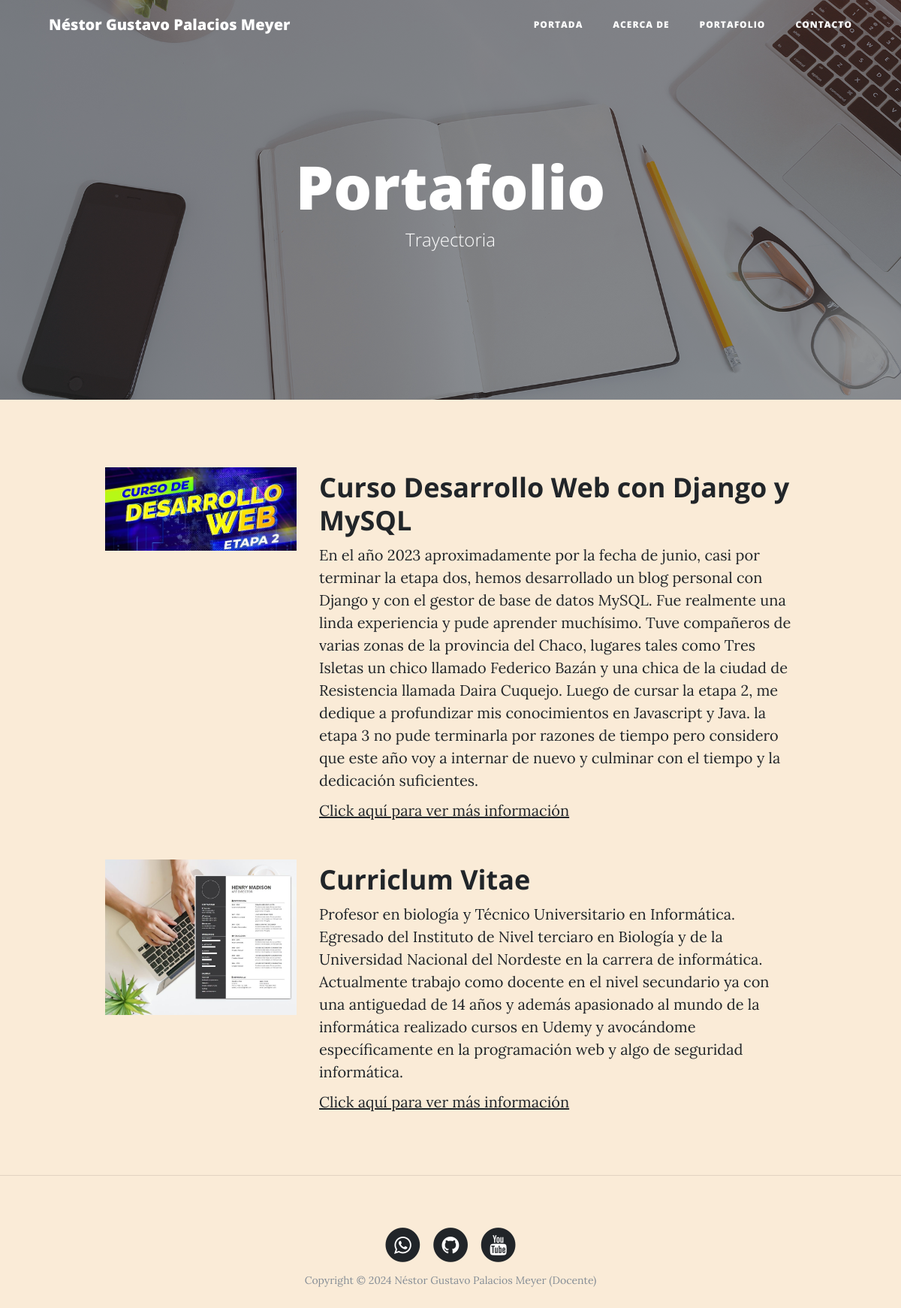
/portfolio/, run on an earlier commit of the app's database.
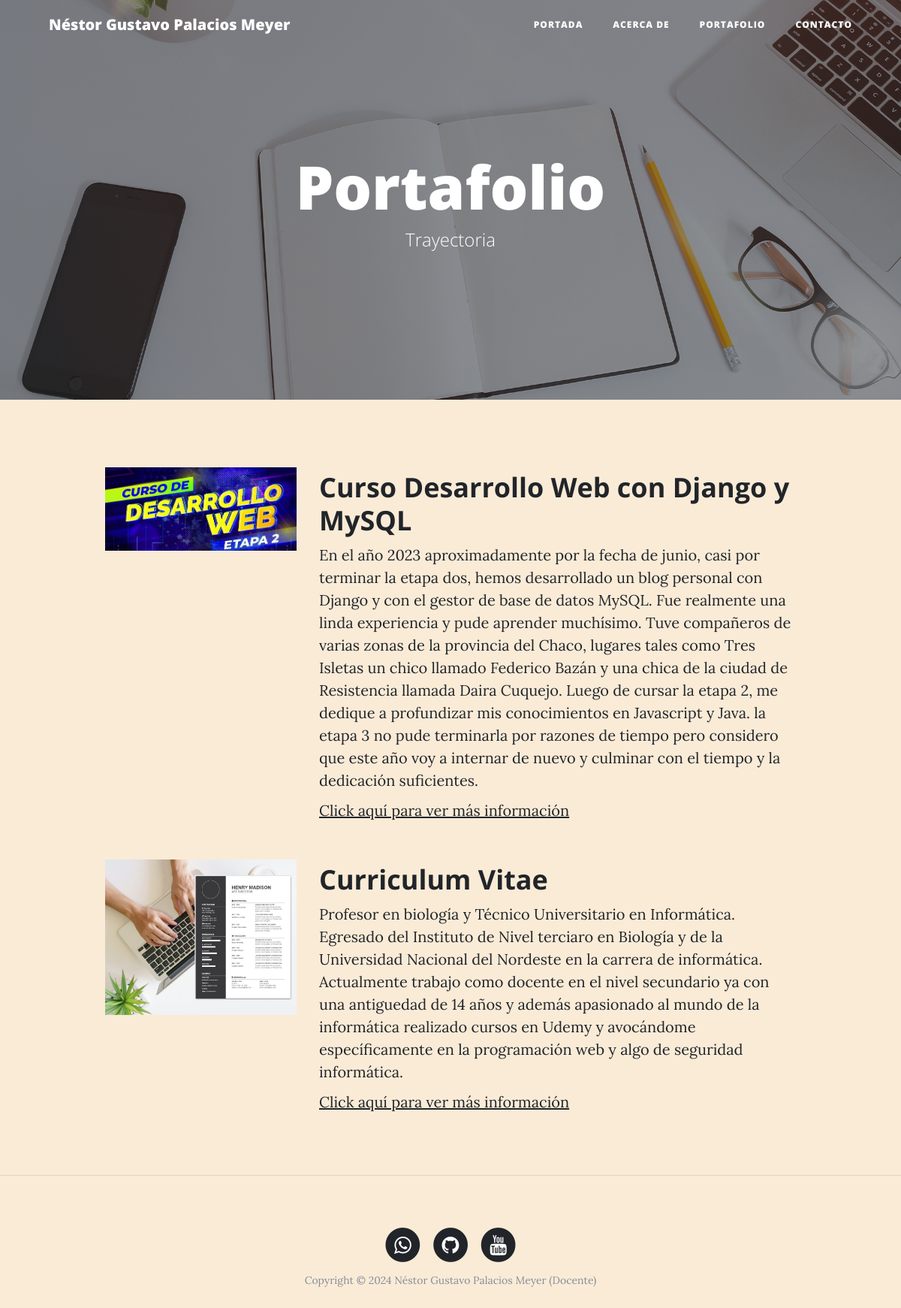
And on a later commit of the database.
### portfolio/models.py (models this page shows, shortened)
class Project(models.Model):
    title = models.CharField(max_length=200, verbose_name = 'Titulo')
    description = models.TextField(verbose_name = 'Descripción')
    image = models.ImageField(verbose_name = 'Imagen', upload_to ='projects')
    link = models.URLField(verbose_name = 'Dirección web', null = True, blank = True)
    created = models.DateTimeField(auto_now_add=True, verbose_name = 'Fecha de Creación')
    updated = models.DateTimeField(auto_now=True, verbose_name = 'Fecha de Edición')
    class Meta:
        verbose_name = "proyecto"
        verbose_name_plural = "proyectos"
        ordering = ["-created"]

### portfolio/views.py (the view)
# urls.py: path('portfolio/', portfolio_views.portfolio, name="portfolio"),
def portfolio(request):
    projects = Project.objects.all()
    return render(request, "portfolio/portfolio.html", {'projects':projects})

### portfolio/templates/portfolio/portfolio.html (shortened to what this page needs)
{% extends 'core/base.html' %}
{% block background %}{% load static %}{% static 'core/img/portfolio-bg.jpg' %}{% endblock %}
{% block headers %}
<h1>Portafolio</h1>
<span class="subheading">Trayectoria</span>
{% endblock %}
{% block content %}
    {% for project in projects %}
        <div class="row project">
            <div class="col-lg-3 col-md-4 offset-lg-1">
                <img class="img-fluid" src="{{project.image.url}}" alt="">
            </div>
            <div class="col-lg-7 col-md-8">
                <h2 class="section-heading title">{{project.title}}</h2>
                <p>{{project.description}}</p>
                {% if project.link %}
                    <p><a href="{{project.link}}">Click aquí para ver más información</a></p>
                {% endif %}
            </div>
        </div>
    {% endfor %}
{% endblock %}

### core/templates/core/base.html (shortened to what this page needs)
<!DOCTYPE html>
<html lang="es">
  <head>
    {% load static %}
    <link href="{% static 'core/vendor/bootstrap/css/bootstrap.min.css' %}" rel="stylesheet">
    <link href="{% static 'core/vendor/font-awesome/css/font-awesome.min.css' %}" rel="stylesheet" type="text/css">
    <link href="{% static 'core/css/clean-blog.min.css' %}" rel="stylesheet">
  </head>
  <body>
    <nav class="navbar navbar-expand-lg navbar-light fixed-top" id="mainNav">
      <div class="container">
        <a class="navbar-brand" href="{% url 'home' %}">Néstor Gustavo Palacios Meyer</a>
        <div class="collapse navbar-collapse" id="navbarResponsive">
          <ul class="navbar-nav ml-auto">
            <li class="nav-item">
              <a class="nav-link" href="{% url 'home' %}">Portada</a>
            </li>
            <li class="nav-item">
              <a class="nav-link" href="{% url 'about' %}">Acerca de</a>
            </li>
            <li class="nav-item">
              <a class="nav-link" href="{% url 'portfolio' %}">Portafolio</a>
            </li>
            <li class="nav-item">
              <a class="nav-link" href="{% url 'contacto' %}">Contacto</a>
            </li>
          </ul>
        </div>
      </div>
    </nav>
    <header class="masthead" style="background-image: url('{% block background %}{% endblock %}')">
      <div class="overlay"></div>
      <div class="container">
        <div class="row">
          <div class="col-lg-8 col-md-10 mx-auto">
            <div class="site-heading">
              {% block headers %}{% endblock %}
            </div>
          </div>
        </div>
      </div>
    </header>
    <div class="container">
      {% block content %}{% endblock %}
    </div>
    {% if request.path != "/" %}<hr>{% endif %}
    <footer>
      <div class="container">
        <div class="row">
          <div class="col-lg-8 col-md-10 mx-auto">
            <ul class="list-inline text-center">
              <li class="list-inline-item">
                <a href="https://wa.me/3731444814">
                  <span class="fa-stack fa-lg">
                    <i class="fa fa-circle fa-stack-2x"></i>
                    <i class="fa fa-whatsapp fa-stack-1x fa-inverse"></i>
                  </span>
                </a>
              </li>
              <li class="list-inline-item">
                <a href="https://github.com/gustavopalaciosTecno">
                  <span class="fa-stack fa-lg">
                    <i class="fa fa-circle fa-stack-2x"></i>
                    <i class="fa fa-github fa-stack-1x fa-inverse"></i>
                  </span>
                </a>
              </li>
              <li class="list-inline-item">
                <a href="https://www.youtube.com/channel/UC8_Jsllc0STI7kohk-VSyBQ">
                  <span class="fa-stack fa-lg">
                    <i class="fa fa-circle fa-stack-2x"></i>
                    <i class="fa fa-youtube fa-stack-1x fa-inverse"></i>
                  </span>
                </a>
              </li>
            </ul>
            <p class="copyright text-muted">Copyright &copy; 2024  Néstor Gustavo Palacios Meyer (Docente) </p>
          </div>
        </div>
      </div>
    </footer>
  </body>
</html>

What changed in the data, as far as the page shows it:
changed Project: title "Curriclum Vitae" → "Curriculum Vitae"
